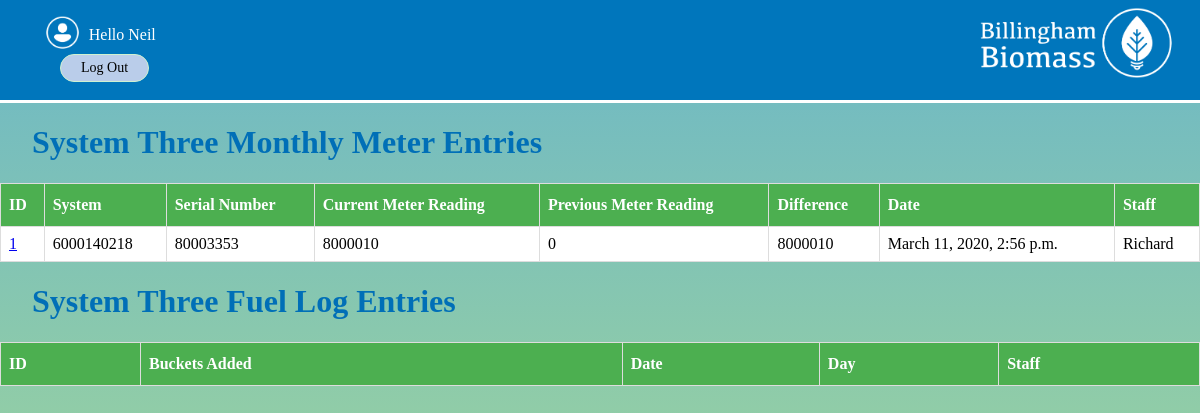
The app's page /systems/systemthree (signed in) with its own data.
### systems/models.py (models this page shows, shortened)
class monthlyMeterSystemThreeMod(models.Model):
    system = models.CharField(max_length=50,default='6000140218')
    serial_number = models.CharField(max_length=50,default='80003353')
    current_meter_reading = models.IntegerField(default=0)
    previous_meter_reading = models.IntegerField(default=0)
    difference = models.IntegerField(null=True)
    notes = models.TextField(blank=True)
    date = models.DateTimeField(auto_now_add = True)
    day = models.DateField(auto_now_add = True)
    staff = models.ForeignKey(User,on_delete=models.CASCADE)

### systems/views.py (the view)
# urls.py: path('systemthree',views.systemThree, name='systemthree'),
@login_required(login_url="/accounts/login/")
def systemThree(request):
    entriesMonth = monthlyMeterSystemThreeMod.objects.all().order_by('date')
    entriesFuel = FuelLogSystemThreeMod.objects.all().order_by('date')
    return render(request,'systems/systemthree.html',{'entriesMonth':entriesMonth,'entriesFuel':entriesFuel})

### systems/templates/systems/systemthree.html (shortened to what this page needs)
{% extends 'base_layout.html' %}
{% block content %}
<div class="monthly">
  <h1>System Three Monthly Meter Entries</h1>
  <table>
    <thead>
    <th>ID</th>
    <th>System</th>
    <th>Serial Number</th>
    <th>Current Meter Reading</th>
    <th>Previous Meter Reading</th>
    <th>Difference</th>
    <th>Date</th>
    <th>Staff</th>
    </thead>
    <tbody>
  {% for entryMonth in entriesMonth %}
  <tr>
      <td><a href="{% url 'systems:idmonthlysystemthree' id=entryMonth.id%}">{{entryMonth.id}}</a></td>
      <td>{{entryMonth.system}}</td>
      <td>{{entryMonth.serial_number}}</td>
      <td>{{entryMonth.current_meter_reading}}</td>
      <td>{{entryMonth.previous_meter_reading}}</td>
      <td>{{entryMonth.difference}}</td>
      <td>{{entryMonth.date}}</td>
      <td>{{entryMonth.staff}}</td>
      </tr>
    {% endfor %}
      </tbody>
    </table>
</div>
<div class="fuelLog">
  <h1>System Three Fuel Log Entries</h1>
  <table>
    <thead>
    <th>ID</th>
    <th>Buckets Added</th>
    <th>Date</th>
    <th>Day</th>
    <th>Staff</th>
    </thead>
</div>
{% endblock %}

### templates/base_layout.html (shortened to what this page needs)
{% load static from staticfiles %}
<!DOCTYPE html>
<html lang="en" dir="ltr">
  <head>
    <link rel="stylesheet" href="{% static 'styles.css'%}">
  </head>
  <body>
    <div class="head">
      <a href="{% url 'home' %}" ><img src="{% static 'Biomass.png' %}" class="logo" alt="Biomass-Logo" ></img></a>
    <nav class="navigation">
      <ul>
        {% if user.is_authenticated %}
        <li>
          <form class="logout-link" action="{% url 'accounts:logout' %}" method="post">
            <img class="loginimages" onclick="openNav()" src="{%static 'User.png'%}" alt="user-img">
            Hello {{user}} <button type="submit"> Log Out </button>
          </form>
        </li>
        {% endif %}
      </ul>
    </nav>
</div>
    <div class="wrapper">
      {% block content %}
      {% endblock %}
    </div>
  </body>
</html>

### assets/styles.css (style rules this page uses)
* { font-family:"Kefa"; }
html { -webkit-tap-highlight-color:transparent; }
.head { background:rgb(0,118,188); height:100px; margin-top:-1em; border-bottom:3px solid white; }
.loginimages { height:2.5em; transform:translateY(30%); cursor:pointer; }
.monthly table , .fuelLog table { font-family: "Kefa"; border-collapse: collapse; width: 100%; background-color:white; }
.monthly td,th, .fuelLog td,th { border: 1px solid #ddd; padding: 8px; }
.monthly th ,.fuelLog th { padding-top: 12px; padding-bottom: 12px; text-align: left; background-color: #4CAF50; color: white; }
@media only screen and (min-width: 751px) { .logo { position:block; z-index:2; float:right; top:0.5em; width:250px; height:auto; } }
@media only screen and (min-width: 751px) { .navigation li { position:block; z-index:1; float:left; list-style-type:none; bottom:3em; padding:0 2em 0 0; color:white; font-size:16px; } }
.navigation li button { border-radius:40px; color:white; padding: 5px 20px; text-align: center; text-decoration: none; display: block; font-size: 14px; margin: 10px 20px; transition-duration: 0.4s; cursor: pointer; }
.navigation li button { background-color:#bacdea; color: black; border: 1px solid #cff1d1; }
body { background:rgba(200,255,200,0.7) }
h1 { font-family: "Kefa"; color:#006fb7; margin-left:1em; }
html { height: 100%; }
body { background-image: linear-gradient(rgba(0, 111, 183, 0.5), rgba(142, 195, 60, 0.5)); height: 100%; margin: 0; background-repeat: no-repeat; background-attachment: fixed; }

### records on screen
monthlyMeterSystemThreeMod: id "1", system "6000140218", serial_number "80003353", current_meter_reading "8000010", previous_meter_reading "0", difference "8000010", date "March 11, 2020, 2:56 p.m.", staff "Richard"

### other values on screen
{{ user }} "Neil"
